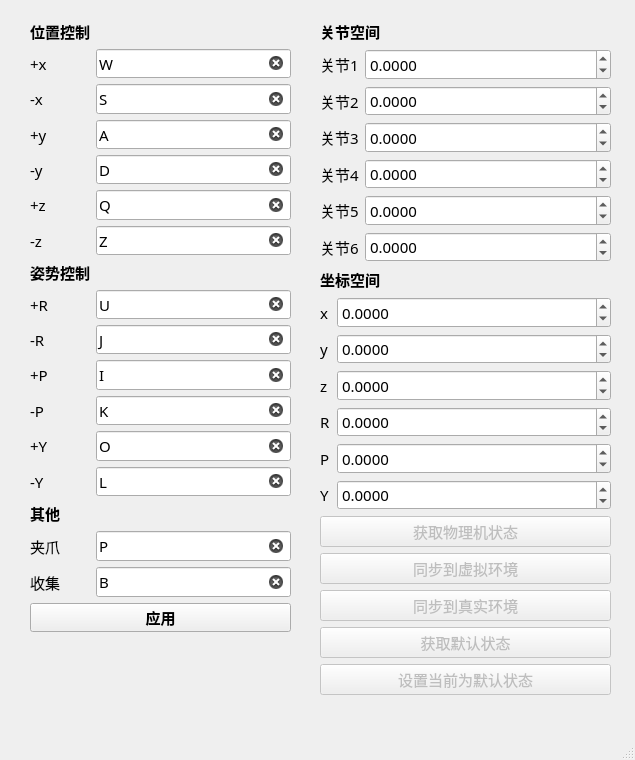
<?xml version="1.0" encoding="UTF-8"?>
<ui version="4.0">
 <class>SettingWindow</class>
 <widget class="QMainWindow" name="SettingWindow">
  <property name="geometry">
   <rect>
    <x>0</x>
    <y>0</y>
    <width>635</width>
    <height>760</height>
   </rect>
  </property>
  <property name="font">
   <font>
    <family>Microsoft YaHei</family>
    <pointsize>11</pointsize>
   </font>
  </property>
  <property name="windowTitle">
   <string>设置</string>
  </property>
  <widget class="QWidget" name="centralwidget">
   <widget class="QWidget" name="layoutWidget">
    <property name="geometry">
     <rect>
      <x>30</x>
      <y>20</y>
      <width>261</width>
      <height>612</height>
     </rect>
    </property>
    <layout class="QGridLayout" name="gridLayout">
     <item row="4" column="1">
      <widget class="QLineEdit" name="sub_y">
       <property name="inputMask">
        <string/>
       </property>
       <property name="text">
        <string>D</string>
       </property>
       <property name="placeholderText">
        <string>请输入快捷键</string>
       </property>
       <property name="clearButtonEnabled">
        <bool>true</bool>
       </property>
      </widget>
     </item>
     <item row="12" column="1">
      <widget class="QLineEdit" name="add_Y">
       <property name="inputMask">
        <string/>
       </property>
       <property name="text">
        <string>O</string>
       </property>
       <property name="placeholderText">
        <string>请输入快捷键</string>
       </property>
       <property name="clearButtonEnabled">
        <bool>true</bool>
       </property>
      </widget>
     </item>
     <item row="3" column="1">
      <widget class="QLineEdit" name="add_y">
       <property name="inputMask">
        <string/>
       </property>
       <property name="text">
        <string>A</string>
       </property>
       <property name="placeholderText">
        <string>请输入快捷键</string>
       </property>
       <property name="clearButtonEnabled">
        <bool>true</bool>
       </property>
      </widget>
     </item>
     <item row="9" column="1">
      <widget class="QLineEdit" name="sub_R">
       <property name="inputMask">
        <string/>
       </property>
       <property name="text">
        <string>J</string>
       </property>
       <property name="placeholderText">
        <string>请输入快捷键</string>
       </property>
       <property name="clearButtonEnabled">
        <bool>true</bool>
       </property>
      </widget>
     </item>
     <item row="12" column="0">
      <widget class="QLabel" name="label_13">
       <property name="text">
        <string>+Y</string>
       </property>
      </widget>
     </item>
     <item row="6" column="0">
      <widget class="QLabel" name="label_8">
       <property name="text">
        <string>-z</string>
       </property>
      </widget>
     </item>
     <item row="2" column="0">
      <widget class="QLabel" name="label_4">
       <property name="text">
        <string>-x</string>
       </property>
      </widget>
     </item>
     <item row="0" column="0">
      <widget class="QLabel" name="label">
       <property name="font">
        <font>
         <family>Microsoft YaHei</family>
         <pointsize>11</pointsize>
         <bold>true</bold>
        </font>
       </property>
       <property name="text">
        <string>位置控制</string>
       </property>
      </widget>
     </item>
     <item row="6" column="1">
      <widget class="QLineEdit" name="sub_z">
       <property name="inputMask">
        <string/>
       </property>
       <property name="text">
        <string>Z</string>
       </property>
       <property name="placeholderText">
        <string>请输入快捷键</string>
       </property>
       <property name="clearButtonEnabled">
        <bool>true</bool>
       </property>
      </widget>
     </item>
     <item row="4" column="0">
      <widget class="QLabel" name="label_6">
       <property name="text">
        <string>-y</string>
       </property>
      </widget>
     </item>
     <item row="11" column="1">
      <widget class="QLineEdit" name="sub_P">
       <property name="inputMask">
        <string/>
       </property>
       <property name="text">
        <string>K</string>
       </property>
       <property name="alignment">
        <set>Qt::AlignmentFlag::AlignLeading|Qt::AlignmentFlag::AlignLeft|Qt::AlignmentFlag::AlignVCenter</set>
       </property>
       <property name="placeholderText">
        <string>请输入快捷键</string>
       </property>
       <property name="clearButtonEnabled">
        <bool>true</bool>
       </property>
      </widget>
     </item>
     <item row="13" column="0">
      <widget class="QLabel" name="label_14">
       <property name="text">
        <string>-Y</string>
       </property>
      </widget>
     </item>
     <item row="5" column="0">
      <widget class="QLabel" name="label_7">
       <property name="text">
        <string>+z</string>
       </property>
      </widget>
     </item>
     <item row="1" column="0">
      <widget class="QLabel" name="label_3">
       <property name="text">
        <string>+x</string>
       </property>
      </widget>
     </item>
     <item row="8" column="1">
      <widget class="QLineEdit" name="add_R">
       <property name="inputMask">
        <string/>
       </property>
       <property name="text">
        <string>U</string>
       </property>
       <property name="placeholderText">
        <string>请输入快捷键</string>
       </property>
       <property name="clearButtonEnabled">
        <bool>true</bool>
       </property>
      </widget>
     </item>
     <item row="9" column="0">
      <widget class="QLabel" name="label_10">
       <property name="text">
        <string>-R</string>
       </property>
      </widget>
     </item>
     <item row="2" column="1">
      <widget class="QLineEdit" name="sub_x">
       <property name="inputMask">
        <string/>
       </property>
       <property name="text">
        <string>S</string>
       </property>
       <property name="placeholderText">
        <string>请输入快捷键</string>
       </property>
       <property name="clearButtonEnabled">
        <bool>true</bool>
       </property>
      </widget>
     </item>
     <item row="11" column="0">
      <widget class="QLabel" name="label_12">
       <property name="text">
        <string>-P</string>
       </property>
      </widget>
     </item>
     <item row="13" column="1">
      <widget class="QLineEdit" name="sub_Y">
       <property name="inputMask">
        <string/>
       </property>
       <property name="text">
        <string>L</string>
       </property>
       <property name="placeholderText">
        <string>请输入快捷键</string>
       </property>
       <property name="clearButtonEnabled">
        <bool>true</bool>
       </property>
      </widget>
     </item>
     <item row="1" column="1">
      <widget class="QLineEdit" name="add_x">
       <property name="inputMask">
        <string/>
       </property>
       <property name="text">
        <string>W</string>
       </property>
       <property name="placeholderText">
        <string>请输入快捷键</string>
       </property>
       <property name="clearButtonEnabled">
        <bool>true</bool>
       </property>
      </widget>
     </item>
     <item row="5" column="1">
      <widget class="QLineEdit" name="add_z">
       <property name="inputMask">
        <string/>
       </property>
       <property name="text">
        <string>Q</string>
       </property>
       <property name="placeholderText">
        <string>请输入快捷键</string>
       </property>
       <property name="clearButtonEnabled">
        <bool>true</bool>
       </property>
      </widget>
     </item>
     <item row="7" column="0">
      <widget class="QLabel" name="label_2">
       <property name="font">
        <font>
         <family>Microsoft YaHei</family>
         <pointsize>11</pointsize>
         <bold>true</bold>
        </font>
       </property>
       <property name="text">
        <string>姿势控制</string>
       </property>
      </widget>
     </item>
     <item row="15" column="0">
      <widget class="QLabel" name="label_30">
       <property name="text">
        <string>夹爪</string>
       </property>
      </widget>
     </item>
     <item row="14" column="0">
      <widget class="QLabel" name="label_15">
       <property name="font">
        <font>
         <family>Microsoft YaHei</family>
         <pointsize>11</pointsize>
         <bold>true</bold>
        </font>
       </property>
       <property name="text">
        <string>其他</string>
       </property>
      </widget>
     </item>
     <item row="10" column="0">
      <widget class="QLabel" name="label_11">
       <property name="text">
        <string>+P</string>
       </property>
      </widget>
     </item>
     <item row="15" column="1">
      <widget class="QLineEdit" name="gripper">
       <property name="inputMask">
        <string/>
       </property>
       <property name="text">
        <string>P</string>
       </property>
       <property name="placeholderText">
        <string>请输入快捷键</string>
       </property>
       <property name="clearButtonEnabled">
        <bool>true</bool>
       </property>
      </widget>
     </item>
     <item row="18" column="1">
      <spacer name="verticalSpacer">
       <property name="orientation">
        <enum>Qt::Orientation::Vertical</enum>
       </property>
       <property name="sizeHint" stdset="0">
        <size>
         <width>20</width>
         <height>40</height>
        </size>
       </property>
      </spacer>
     </item>
     <item row="3" column="0">
      <widget class="QLabel" name="label_5">
       <property name="text">
        <string>+y</string>
       </property>
      </widget>
     </item>
     <item row="19" column="0" colspan="2">
      <widget class="QPushButton" name="btn_apply">
       <property name="font">
        <font>
         <family>Microsoft YaHei</family>
         <pointsize>11</pointsize>
         <bold>true</bold>
        </font>
       </property>
       <property name="text">
        <string>应用</string>
       </property>
      </widget>
     </item>
     <item row="8" column="0">
      <widget class="QLabel" name="label_9">
       <property name="text">
        <string>+R</string>
       </property>
      </widget>
     </item>
     <item row="10" column="1">
      <widget class="QLineEdit" name="add_P">
       <property name="inputMask">
        <string/>
       </property>
       <property name="text">
        <string>I</string>
       </property>
       <property name="placeholderText">
        <string>请输入快捷键</string>
       </property>
       <property name="clearButtonEnabled">
        <bool>true</bool>
       </property>
      </widget>
     </item>
     <item row="17" column="1">
      <widget class="QLineEdit" name="collect">
       <property name="text">
        <string>B</string>
       </property>
       <property name="clearButtonEnabled">
        <bool>true</bool>
       </property>
      </widget>
     </item>
     <item row="17" column="0">
      <widget class="QLabel" name="label_31">
       <property name="text">
        <string>收集</string>
       </property>
      </widget>
     </item>
    </layout>
   </widget>
   <widget class="QWidget" name="layoutWidget">
    <property name="geometry">
     <rect>
      <x>320</x>
      <y>20</y>
      <width>291</width>
      <height>676</height>
     </rect>
    </property>
    <layout class="QVBoxLayout" name="verticalLayout_2">
     <item>
      <widget class="QLabel" name="label_28">
       <property name="font">
        <font>
         <family>Microsoft YaHei</family>
         <pointsize>11</pointsize>
         <bold>true</bold>
        </font>
       </property>
       <property name="text">
        <string>关节空间</string>
       </property>
      </widget>
     </item>
     <item>
      <layout class="QGridLayout" name="gridLayout_4">
       <item row="0" column="0">
        <widget class="QLabel" name="label_16">
         <property name="sizePolicy">
          <sizepolicy hsizetype="Minimum" vsizetype="Preferred">
           <horstretch>0</horstretch>
           <verstretch>0</verstretch>
          </sizepolicy>
         </property>
         <property name="text">
          <string>关节1</string>
         </property>
        </widget>
       </item>
       <item row="0" column="1">
        <widget class="QDoubleSpinBox" name="j1">
         <property name="sizePolicy">
          <sizepolicy hsizetype="Expanding" vsizetype="Fixed">
           <horstretch>0</horstretch>
           <verstretch>0</verstretch>
          </sizepolicy>
         </property>
         <property name="decimals">
          <number>4</number>
         </property>
         <property name="minimum">
          <double>-9999.000000000000000</double>
         </property>
         <property name="maximum">
          <double>9999.000000000000000</double>
         </property>
        </widget>
       </item>
       <item row="1" column="0">
        <widget class="QLabel" name="label_17">
         <property name="sizePolicy">
          <sizepolicy hsizetype="Minimum" vsizetype="Preferred">
           <horstretch>0</horstretch>
           <verstretch>0</verstretch>
          </sizepolicy>
         </property>
         <property name="text">
          <string>关节2</string>
         </property>
        </widget>
       </item>
       <item row="1" column="1">
        <widget class="QDoubleSpinBox" name="j2">
         <property name="sizePolicy">
          <sizepolicy hsizetype="Expanding" vsizetype="Fixed">
           <horstretch>0</horstretch>
           <verstretch>0</verstretch>
          </sizepolicy>
         </property>
         <property name="decimals">
          <number>4</number>
         </property>
         <property name="minimum">
          <double>-9999.000000000000000</double>
         </property>
         <property name="maximum">
          <double>9999.000000000000000</double>
         </property>
        </widget>
       </item>
       <item row="2" column="0">
        <widget class="QLabel" name="label_18">
         <property name="sizePolicy">
          <sizepolicy hsizetype="Minimum" vsizetype="Preferred">
           <horstretch>0</horstretch>
           <verstretch>0</verstretch>
          </sizepolicy>
         </property>
         <property name="text">
          <string>关节3</string>
         </property>
        </widget>
       </item>
       <item row="2" column="1">
        <widget class="QDoubleSpinBox" name="j3">
         <property name="sizePolicy">
          <sizepolicy hsizetype="Expanding" vsizetype="Fixed">
           <horstretch>0</horstretch>
           <verstretch>0</verstretch>
          </sizepolicy>
         </property>
         <property name="decimals">
          <number>4</number>
         </property>
         <property name="minimum">
          <double>-9999.000000000000000</double>
         </property>
         <property name="maximum">
          <double>9999.000000000000000</double>
         </property>
        </widget>
       </item>
       <item row="3" column="0">
        <widget class="QLabel" name="label_19">
         <property name="sizePolicy">
          <sizepolicy hsizetype="Minimum" vsizetype="Preferred">
           <horstretch>0</horstretch>
           <verstretch>0</verstretch>
          </sizepolicy>
         </property>
         <property name="text">
          <string>关节4</string>
         </property>
        </widget>
       </item>
       <item row="3" column="1">
        <widget class="QDoubleSpinBox" name="j4">
         <property name="sizePolicy">
          <sizepolicy hsizetype="Expanding" vsizetype="Fixed">
           <horstretch>0</horstretch>
           <verstretch>0</verstretch>
          </sizepolicy>
         </property>
         <property name="decimals">
          <number>4</number>
         </property>
         <property name="minimum">
          <double>-9999.000000000000000</double>
         </property>
         <property name="maximum">
          <double>9999.000000000000000</double>
         </property>
        </widget>
       </item>
       <item row="4" column="0">
        <widget class="QLabel" name="label_20">
         <property name="sizePolicy">
          <sizepolicy hsizetype="Minimum" vsizetype="Preferred">
           <horstretch>0</horstretch>
           <verstretch>0</verstretch>
          </sizepolicy>
         </property>
         <property name="text">
          <string>关节5</string>
         </property>
        </widget>
       </item>
       <item row="4" column="1">
        <widget class="QDoubleSpinBox" name="j5">
         <property name="sizePolicy">
          <sizepolicy hsizetype="Expanding" vsizetype="Fixed">
           <horstretch>0</horstretch>
           <verstretch>0</verstretch>
          </sizepolicy>
         </property>
         <property name="decimals">
          <number>4</number>
         </property>
         <property name="minimum">
          <double>-9999.000000000000000</double>
         </property>
         <property name="maximum">
          <double>9999.000000000000000</double>
         </property>
        </widget>
       </item>
       <item row="5" column="0">
        <widget class="QLabel" name="label_21">
         <property name="sizePolicy">
          <sizepolicy hsizetype="Minimum" vsizetype="Preferred">
           <horstretch>0</horstretch>
           <verstretch>0</verstretch>
          </sizepolicy>
         </property>
         <property name="text">
          <string>关节6</string>
         </property>
        </widget>
       </item>
       <item row="5" column="1">
        <widget class="QDoubleSpinBox" name="j6">
         <property name="sizePolicy">
          <sizepolicy hsizetype="Expanding" vsizetype="Fixed">
           <horstretch>0</horstretch>
           <verstretch>0</verstretch>
          </sizepolicy>
         </property>
         <property name="decimals">
          <number>4</number>
         </property>
         <property name="minimum">
          <double>-9999.000000000000000</double>
         </property>
         <property name="maximum">
          <double>9999.000000000000000</double>
         </property>
        </widget>
       </item>
      </layout>
     </item>
     <item>
      <widget class="QLabel" name="label_29">
       <property name="font">
        <font>
         <family>Microsoft YaHei</family>
         <pointsize>11</pointsize>
         <bold>true</bold>
        </font>
       </property>
       <property name="text">
        <string>坐标空间</string>
       </property>
      </widget>
     </item>
     <item>
      <layout class="QGridLayout" name="gridLayout_5">
       <item row="0" column="0">
        <widget class="QLabel" name="label_22">
         <property name="sizePolicy">
          <sizepolicy hsizetype="Minimum" vsizetype="Preferred">
           <horstretch>0</horstretch>
           <verstretch>0</verstretch>
          </sizepolicy>
         </property>
         <property name="text">
          <string>x</string>
         </property>
        </widget>
       </item>
       <item row="0" column="1">
        <widget class="QDoubleSpinBox" name="x">
         <property name="sizePolicy">
          <sizepolicy hsizetype="Expanding" vsizetype="Fixed">
           <horstretch>0</horstretch>
           <verstretch>0</verstretch>
          </sizepolicy>
         </property>
         <property name="decimals">
          <number>4</number>
         </property>
         <property name="minimum">
          <double>-9999.000000000000000</double>
         </property>
         <property name="maximum">
          <double>9999.000000000000000</double>
         </property>
        </widget>
       </item>
       <item row="1" column="0">
        <widget class="QLabel" name="label_23">
         <property name="sizePolicy">
          <sizepolicy hsizetype="Minimum" vsizetype="Preferred">
           <horstretch>0</horstretch>
           <verstretch>0</verstretch>
          </sizepolicy>
         </property>
         <property name="text">
          <string>y</string>
         </property>
        </widget>
       </item>
       <item row="1" column="1">
        <widget class="QDoubleSpinBox" name="y">
         <property name="sizePolicy">
          <sizepolicy hsizetype="Expanding" vsizetype="Fixed">
           <horstretch>0</horstretch>
           <verstretch>0</verstretch>
          </sizepolicy>
         </property>
         <property name="decimals">
          <number>4</number>
         </property>
         <property name="minimum">
          <double>-9999.000000000000000</double>
         </property>
         <property name="maximum">
          <double>9999.000000000000000</double>
         </property>
        </widget>
       </item>
       <item row="2" column="0">
        <widget class="QLabel" name="label_24">
         <property name="sizePolicy">
          <sizepolicy hsizetype="Minimum" vsizetype="Preferred">
           <horstretch>0</horstretch>
           <verstretch>0</verstretch>
          </sizepolicy>
         </property>
         <property name="text">
          <string>z</string>
         </property>
        </widget>
       </item>
       <item row="2" column="1">
        <widget class="QDoubleSpinBox" name="z">
         <property name="sizePolicy">
          <sizepolicy hsizetype="Expanding" vsizetype="Fixed">
           <horstretch>0</horstretch>
           <verstretch>0</verstretch>
          </sizepolicy>
         </property>
         <property name="decimals">
          <number>4</number>
         </property>
         <property name="minimum">
          <double>-9999.000000000000000</double>
         </property>
         <property name="maximum">
          <double>9999.000000000000000</double>
         </property>
        </widget>
       </item>
       <item row="3" column="0">
        <widget class="QLabel" name="label_25">
         <property name="sizePolicy">
          <sizepolicy hsizetype="Minimum" vsizetype="Preferred">
           <horstretch>0</horstretch>
           <verstretch>0</verstretch>
          </sizepolicy>
         </property>
         <property name="text">
          <string>R</string>
         </property>
        </widget>
       </item>
       <item row="3" column="1">
        <widget class="QDoubleSpinBox" name="R">
         <property name="sizePolicy">
          <sizepolicy hsizetype="Expanding" vsizetype="Fixed">
           <horstretch>0</horstretch>
           <verstretch>0</verstretch>
          </sizepolicy>
         </property>
         <property name="decimals">
          <number>4</number>
         </property>
         <property name="minimum">
          <double>-9999.000000000000000</double>
         </property>
         <property name="maximum">
          <double>9999.000000000000000</double>
         </property>
        </widget>
       </item>
       <item row="4" column="0">
        <widget class="QLabel" name="label_26">
         <property name="sizePolicy">
          <sizepolicy hsizetype="Minimum" vsizetype="Preferred">
           <horstretch>0</horstretch>
           <verstretch>0</verstretch>
          </sizepolicy>
         </property>
         <property name="text">
          <string>P</string>
         </property>
        </widget>
       </item>
       <item row="4" column="1">
        <widget class="QDoubleSpinBox" name="P">
         <property name="sizePolicy">
          <sizepolicy hsizetype="Expanding" vsizetype="Fixed">
           <horstretch>0</horstretch>
           <verstretch>0</verstretch>
          </sizepolicy>
         </property>
         <property name="decimals">
          <number>4</number>
         </property>
         <property name="minimum">
          <double>-9999.000000000000000</double>
         </property>
         <property name="maximum">
          <double>9999.000000000000000</double>
         </property>
        </widget>
       </item>
       <item row="5" column="0">
        <widget class="QLabel" name="label_27">
         <property name="sizePolicy">
          <sizepolicy hsizetype="Minimum" vsizetype="Preferred">
           <horstretch>0</horstretch>
           <verstretch>0</verstretch>
          </sizepolicy>
         </property>
         <property name="text">
          <string>Y</string>
         </property>
        </widget>
       </item>
       <item row="5" column="1">
        <widget class="QDoubleSpinBox" name="Y">
         <property name="sizePolicy">
          <sizepolicy hsizetype="Expanding" vsizetype="Fixed">
           <horstretch>0</horstretch>
           <verstretch>0</verstretch>
          </sizepolicy>
         </property>
         <property name="decimals">
          <number>4</number>
         </property>
         <property name="minimum">
          <double>-9999.000000000000000</double>
         </property>
         <property name="maximum">
          <double>9999.000000000000000</double>
         </property>
        </widget>
       </item>
      </layout>
     </item>
     <item>
      <layout class="QVBoxLayout" name="verticalLayout">
       <item>
        <widget class="QPushButton" name="btn_get_real">
         <property name="enabled">
          <bool>false</bool>
         </property>
         <property name="text">
          <string>获取物理机状态</string>
         </property>
        </widget>
       </item>
       <item>
        <widget class="QPushButton" name="btn_sync_sim">
         <property name="enabled">
          <bool>false</bool>
         </property>
         <property name="text">
          <string>同步到虚拟环境</string>
         </property>
        </widget>
       </item>
       <item>
        <widget class="QPushButton" name="btn_sync_real">
         <property name="enabled">
          <bool>false</bool>
         </property>
         <property name="text">
          <string>同步到真实环境</string>
         </property>
        </widget>
       </item>
       <item>
        <widget class="QPushButton" name="btn_set_default">
         <property name="enabled">
          <bool>false</bool>
         </property>
         <property name="text">
          <string>获取默认状态</string>
         </property>
        </widget>
       </item>
       <item>
        <widget class="QPushButton" name="btn_save_default">
         <property name="enabled">
          <bool>false</bool>
         </property>
         <property name="text">
          <string>设置当前为默认状态</string>
         </property>
        </widget>
       </item>
       <item>
        <spacer name="verticalSpacer_2">
         <property name="orientation">
          <enum>Qt::Orientation::Vertical</enum>
         </property>
         <property name="sizeHint" stdset="0">
          <size>
           <width>20</width>
           <height>40</height>
          </size>
         </property>
        </spacer>
       </item>
      </layout>
     </item>
    </layout>
   </widget>
  </widget>
  <widget class="QStatusBar" name="statusbar"/>
 </widget>
 <resources/>
 <connections/>
</ui>
